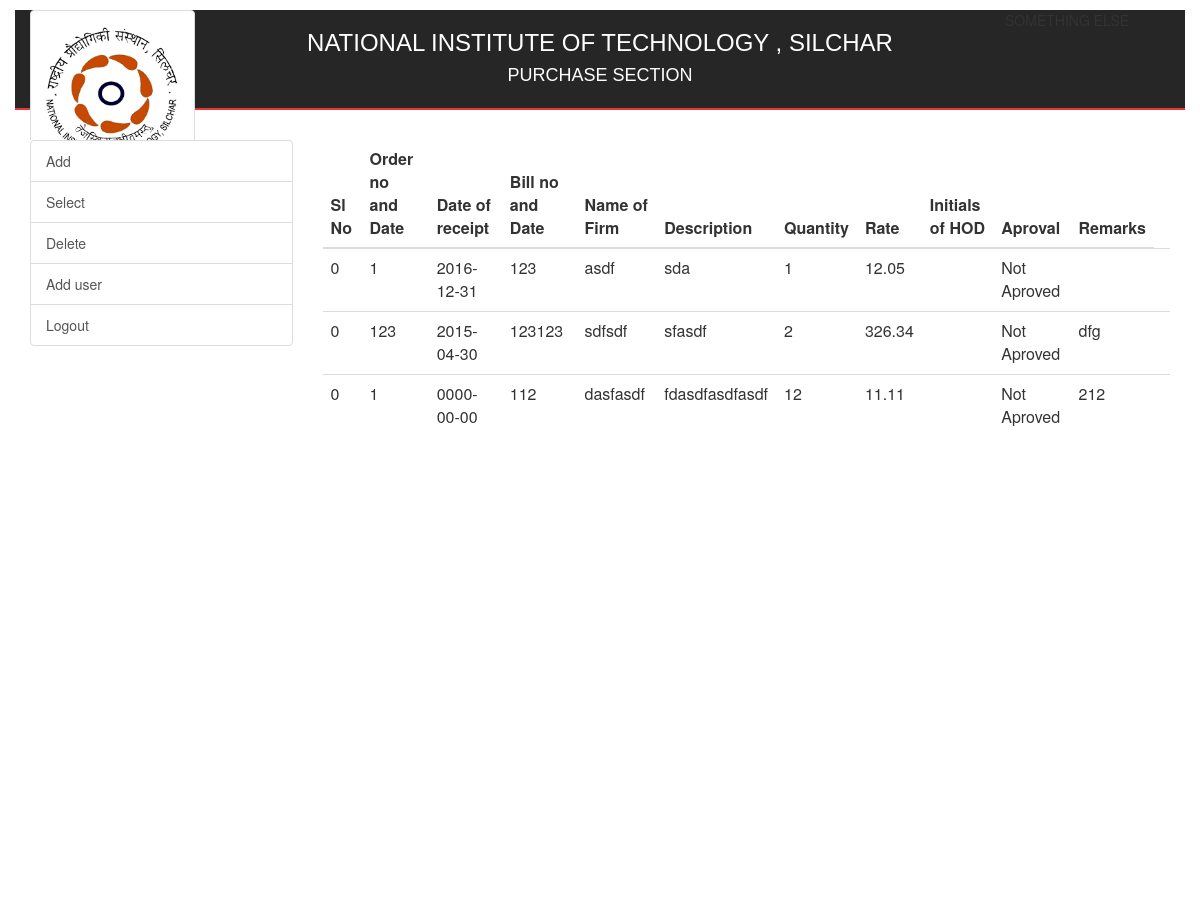
Page /edit.php (signed in) on the committed database.
### tables this page shows
CREATE TABLE `items` (
  `id` bigint(6) NOT NULL,
  `sl no` bigint(6) NOT NULL,
  `order no and date` varchar(50) NOT NULL,
  `date of receipt` date NOT NULL,
  `build no and date` varchar(50) NOT NULL,
  `name of firm` varchar(50) NOT NULL,
  `description` varchar(200) NOT NULL,
  `quantity` int(6) NOT NULL,
  `rate` double(10,2) NOT NULL,
  `initial of hod` varchar(150) NOT NULL,
  `Aproval` varchar(12) NOT NULL DEFAULT 'Not Aproved',
  `remarks` varchar(20) NOT NULL
);

### edit.php (the view, shortened to what this page needs)
<?php
	require 'base.php';
	require 'connect.php';
?>
<!DOCTYPE html>
<html lang="en">
	<head>
	</head>
	<body>
		<div class="container">
			<br>
			<div class="row" id="edit">
					<div class="col-md-3" style="background:white;height:98%">
						<div class="list-group">
							<a href="add.php" class="list-group-item">Add</a>
							<a href="$" class="list-group-item">Select</a>
							<a href="$" class="list-group-item">Delete</a>
							<a href="$" class="list-group-item">Add user</a>
							<a href="logout.php" class="list-group-item">Logout</a>
						</div>
					</div>
					<div class="col-md-9" style="background:white ;height:98%">
						<table class="table Table-hover">
							<thead>
								<tr>
									<th>Sl No</th>
									<th>Order no and Date</th>
									<th>Date of receipt</th>
									<th>Bill no and Date</th>
									<th>Name of Firm</th>
									<th>Description</th>
									<th>Quantity</th>
									<th>Rate</th>
									<th>Initials of HOD</th>
									<th>Aproval</th>
									<th>Remarks</th>
								</tr>
							</thead>
							<?php
								$sql = "SELECT * FROM `items`";
								$result = $con->query($sql);
								if ($result->num_rows > 0)
								{
    								while($row = $result->fetch_assoc())
    								{
        							  echo "<tr>
        							  			<td>".$row["sl no"]."</td>
        							  			<td>".$row["order no and date"]."</td>
        							  			<td>".$row["date of receipt"]."</td>
        							  			<td>".$row["build no and date"]."</td>
        							  			<td>".$row["name of firm"]."</td>
        							  			<td>".$row["description"]."</td>
        							  			<td>".$row["quantity"]."</td>
        							  			<td>".$row["rate"]."</td>
        							  			<td>".$row["initial of hod"]."</td>
        							  			<td>".$row["Aproval"]."</td>
        							  			<td>".$row["remarks"]."</td>
        							  			<td></td>
        							  		</tr>";
    								}
								}
							?>
						</table>
					</div>
			</div>
		</div>
	</body>
</html>

### base.php (shortened to what this page needs)
<html lang="en">
	<head>
		<link rel="stylesheet" href="http://maxcdn.bootstrapcdn.com/bootstrap/3.3.6/css/bootstrap.min.css">
		<link rel="stylesheet" type="text/css" href="style.css">
	</head>
	<body>
		<div class="container">
			<div class="row" id="top">
				<div class="col-md-2" style="background:#262626;height:98%"><img class="img-thumbnail" src="logo.png "/> </div>
				<div class="col-md-8" style="background:#262626 ;height:98%">
					<div style=";color:white;text-align:center;font-family:Arial;">
						<h3>NATIONAL INSTITUTE OF TECHNOLOGY , SILCHAR</h3>
						<h4>PURCHASE SECTION</h4>
					</div>
				</div>
				<div class="col-md-2" style="background:#262626;height:98%">SOMETHING ELSE</div>
			</div>
		</div>
	</body>
</html>

### style.css (style rules this page uses)
.container { margin-top:10px; }
.container #top { height:100px; background:#E73838; }

### rows in the picture
items: sl no "0", order no and date "1", date of receipt "2016-12-31", build no and date "123", name of firm "asdf", description "sda", quantity "1", rate "12.05", Aproval "Not Aproved"
items: sl no "0", order no and date "123", date of receipt "2015-04-30", build no and date "123123", name of firm "sdfsdf", description "sfasdf", quantity "2", rate "326.34", Aproval "Not Aproved", remarks "dfg"
items: sl no "0", order no and date "1", date of receipt "0000-00-00", build no and date "112", name of firm "dasfasdf", description "fdasdfasdfasdf", quantity "12", rate "11.11", Aproval "Not Aproved", remarks "212"
